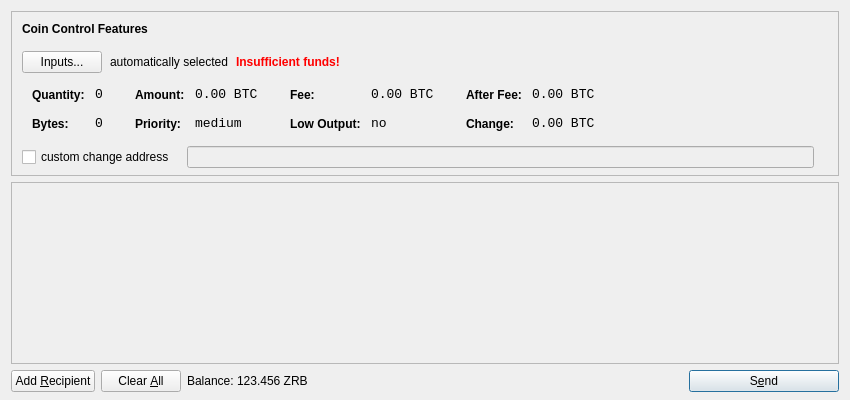
<?xml version="1.0" encoding="UTF-8"?>
<ui version="4.0">
 <class>SendCoinsDialog</class>
 <widget class="QDialog" name="SendCoinsDialog">
  <property name="geometry">
   <rect>
    <x>0</x>
    <y>0</y>
    <width>850</width>
    <height>400</height>
   </rect>
  </property>
  <property name="windowTitle">
   <string>Send Coins</string>
  </property>
  <layout class="QVBoxLayout" name="verticalLayout" stretch="0,1,0">
   <property name="bottomMargin">
    <number>8</number>
   </property>
   <item>
    <widget class="QFrame" name="frameCoinControl">
     <property name="sizePolicy">
      <sizepolicy hsizetype="Expanding" vsizetype="Expanding">
       <horstretch>0</horstretch>
       <verstretch>0</verstretch>
      </sizepolicy>
     </property>
     <property name="maximumSize">
      <size>
       <width>16777215</width>
       <height>16777215</height>
      </size>
     </property>
     <property name="frameShape">
      <enum>QFrame::StyledPanel</enum>
     </property>
     <property name="frameShadow">
      <enum>QFrame::Sunken</enum>
     </property>
     <layout class="QVBoxLayout" name="verticalLayoutCoinControl2">
      <property name="spacing">
       <number>-1</number>
      </property>
      <property name="leftMargin">
       <number>0</number>
      </property>
      <property name="topMargin">
       <number>0</number>
      </property>
      <property name="rightMargin">
       <number>0</number>
      </property>
      <property name="bottomMargin">
       <number>6</number>
      </property>
      <item>
       <layout class="QVBoxLayout" name="verticalLayoutCoinControl" stretch="0,0,0,0,1">
        <property name="spacing">
         <number>0</number>
        </property>
        <property name="leftMargin">
         <number>10</number>
        </property>
        <property name="topMargin">
         <number>10</number>
        </property>
        <item>
         <layout class="QHBoxLayout" name="horizontalLayoutCoinControl1">
          <property name="bottomMargin">
           <number>15</number>
          </property>
          <item>
           <widget class="QLabel" name="labelCoinControlFeatures">
            <property name="sizePolicy">
             <sizepolicy hsizetype="Preferred" vsizetype="Maximum">
              <horstretch>0</horstretch>
              <verstretch>0</verstretch>
             </sizepolicy>
            </property>
            <property name="font">
             <font>
              <weight>75</weight>
              <bold>true</bold>
             </font>
            </property>
            <property name="styleSheet">
             <string notr="true">font-weight:bold;</string>
            </property>
            <property name="text">
             <string>Coin Control Features</string>
            </property>
           </widget>
          </item>
         </layout>
        </item>
        <item>
         <layout class="QHBoxLayout" name="horizontalLayoutCoinControl2" stretch="0,0,0,0">
          <property name="spacing">
           <number>8</number>
          </property>
          <property name="bottomMargin">
           <number>10</number>
          </property>
          <item>
           <widget class="QPushButton" name="pushButtonCoinControl">
            <property name="styleSheet">
             <string notr="true"/>
            </property>
            <property name="text">
             <string>Inputs...</string>
            </property>
           </widget>
          </item>
          <item>
           <widget class="QLabel" name="labelCoinControlAutomaticallySelected">
            <property name="text">
             <string>automatically selected</string>
            </property>
            <property name="margin">
             <number>5</number>
            </property>
           </widget>
          </item>
          <item>
           <widget class="QLabel" name="labelCoinControlInsuffFunds">
            <property name="font">
             <font>
              <weight>75</weight>
              <bold>true</bold>
             </font>
            </property>
            <property name="styleSheet">
             <string notr="true">color:red;font-weight:bold;</string>
            </property>
            <property name="text">
             <string>Insufficient funds!</string>
            </property>
            <property name="margin">
             <number>5</number>
            </property>
           </widget>
          </item>
          <item>
           <spacer name="horizontalSpacerCoinControl">
            <property name="orientation">
             <enum>Qt::Horizontal</enum>
            </property>
            <property name="sizeHint" stdset="0">
             <size>
              <width>40</width>
              <height>1</height>
             </size>
            </property>
           </spacer>
          </item>
         </layout>
        </item>
        <item>
         <widget class="QWidget" name="widgetCoinControl" native="true">
          <property name="sizePolicy">
           <sizepolicy hsizetype="Preferred" vsizetype="Preferred">
            <horstretch>0</horstretch>
            <verstretch>0</verstretch>
           </sizepolicy>
          </property>
          <property name="minimumSize">
           <size>
            <width>0</width>
            <height>0</height>
           </size>
          </property>
          <property name="styleSheet">
           <string notr="true"/>
          </property>
          <layout class="QHBoxLayout" name="horizontalLayoutCoinControl5">
           <property name="margin">
            <number>0</number>
           </property>
           <item>
            <layout class="QHBoxLayout" name="horizontalLayoutCoinControl3" stretch="0,0,0,1">
             <property name="spacing">
              <number>20</number>
             </property>
             <property name="topMargin">
              <number>0</number>
             </property>
             <property name="bottomMargin">
              <number>10</number>
             </property>
             <item>
              <layout class="QFormLayout" name="formLayoutCoinControl1">
               <property name="horizontalSpacing">
                <number>10</number>
               </property>
               <property name="verticalSpacing">
                <number>14</number>
               </property>
               <property name="leftMargin">
                <number>10</number>
               </property>
               <property name="topMargin">
                <number>4</number>
               </property>
               <property name="rightMargin">
                <number>6</number>
               </property>
               <item row="0" column="0">
                <widget class="QLabel" name="labelCoinControlQuantityText">
                 <property name="styleSheet">
                  <string notr="true">font-weight:bold;</string>
                 </property>
                 <property name="text">
                  <string>Quantity:</string>
                 </property>
                 <property name="margin">
                  <number>0</number>
                 </property>
                </widget>
               </item>
               <item row="0" column="1">
                <widget class="QLabel" name="labelCoinControlQuantity">
                 <property name="font">
                  <font>
                   <family>Monospace</family>
                   <pointsize>10</pointsize>
                  </font>
                 </property>
                 <property name="cursor">
                  <cursorShape>IBeamCursor</cursorShape>
                 </property>
                 <property name="contextMenuPolicy">
                  <enum>Qt::ActionsContextMenu</enum>
                 </property>
                 <property name="text">
                  <string notr="true">0</string>
                 </property>
                 <property name="margin">
                  <number>0</number>
                 </property>
                 <property name="textInteractionFlags">
                  <set>Qt::LinksAccessibleByMouse|Qt::TextSelectableByKeyboard|Qt::TextSelectableByMouse</set>
                 </property>
                </widget>
               </item>
               <item row="1" column="0">
                <widget class="QLabel" name="labelCoinControlBytesText">
                 <property name="styleSheet">
                  <string notr="true">font-weight:bold;</string>
                 </property>
                 <property name="text">
                  <string>Bytes:</string>
                 </property>
                </widget>
               </item>
               <item row="1" column="1">
                <widget class="QLabel" name="labelCoinControlBytes">
                 <property name="font">
                  <font>
                   <family>Monospace</family>
                   <pointsize>10</pointsize>
                  </font>
                 </property>
                 <property name="cursor">
                  <cursorShape>IBeamCursor</cursorShape>
                 </property>
                 <property name="contextMenuPolicy">
                  <enum>Qt::ActionsContextMenu</enum>
                 </property>
                 <property name="text">
                  <string notr="true">0</string>
                 </property>
                 <property name="textInteractionFlags">
                  <set>Qt::LinksAccessibleByMouse|Qt::TextSelectableByKeyboard|Qt::TextSelectableByMouse</set>
                 </property>
                </widget>
               </item>
              </layout>
             </item>
             <item>
              <layout class="QFormLayout" name="formLayoutCoinControl2">
               <property name="horizontalSpacing">
                <number>10</number>
               </property>
               <property name="verticalSpacing">
                <number>14</number>
               </property>
               <property name="leftMargin">
                <number>6</number>
               </property>
               <property name="topMargin">
                <number>4</number>
               </property>
               <property name="rightMargin">
                <number>6</number>
               </property>
               <item row="0" column="0">
                <widget class="QLabel" name="labelCoinControlAmountText">
                 <property name="styleSheet">
                  <string notr="true">font-weight:bold;</string>
                 </property>
                 <property name="text">
                  <string>Amount:</string>
                 </property>
                 <property name="margin">
                  <number>0</number>
                 </property>
                </widget>
               </item>
               <item row="0" column="1">
                <widget class="QLabel" name="labelCoinControlAmount">
                 <property name="font">
                  <font>
                   <family>Monospace</family>
                   <pointsize>10</pointsize>
                  </font>
                 </property>
                 <property name="cursor">
                  <cursorShape>IBeamCursor</cursorShape>
                 </property>
                 <property name="contextMenuPolicy">
                  <enum>Qt::ActionsContextMenu</enum>
                 </property>
                 <property name="text">
                  <string notr="true">0.00 BTC</string>
                 </property>
                 <property name="textInteractionFlags">
                  <set>Qt::LinksAccessibleByMouse|Qt::TextSelectableByKeyboard|Qt::TextSelectableByMouse</set>
                 </property>
                </widget>
               </item>
               <item row="1" column="0">
                <widget class="QLabel" name="labelCoinControlPriorityText">
                 <property name="styleSheet">
                  <string notr="true">font-weight:bold;</string>
                 </property>
                 <property name="text">
                  <string>Priority:</string>
                 </property>
                </widget>
               </item>
               <item row="1" column="1">
                <widget class="QLabel" name="labelCoinControlPriority">
                 <property name="font">
                  <font>
                   <family>Monospace</family>
                   <pointsize>10</pointsize>
                  </font>
                 </property>
                 <property name="cursor">
                  <cursorShape>IBeamCursor</cursorShape>
                 </property>
                 <property name="contextMenuPolicy">
                  <enum>Qt::ActionsContextMenu</enum>
                 </property>
                 <property name="text">
                  <string>medium</string>
                 </property>
                 <property name="textInteractionFlags">
                  <set>Qt::LinksAccessibleByMouse|Qt::TextSelectableByKeyboard|Qt::TextSelectableByMouse</set>
                 </property>
                </widget>
               </item>
              </layout>
             </item>
             <item>
              <layout class="QFormLayout" name="formLayoutCoinControl3">
               <property name="horizontalSpacing">
                <number>10</number>
               </property>
               <property name="verticalSpacing">
                <number>14</number>
               </property>
               <property name="leftMargin">
                <number>6</number>
               </property>
               <property name="topMargin">
                <number>4</number>
               </property>
               <property name="rightMargin">
                <number>6</number>
               </property>
               <item row="0" column="0">
                <widget class="QLabel" name="labelCoinControlFeeText">
                 <property name="styleSheet">
                  <string notr="true">font-weight:bold;</string>
                 </property>
                 <property name="text">
                  <string>Fee:</string>
                 </property>
                 <property name="margin">
                  <number>0</number>
                 </property>
                </widget>
               </item>
               <item row="0" column="1">
                <widget class="QLabel" name="labelCoinControlFee">
                 <property name="font">
                  <font>
                   <family>Monospace</family>
                   <pointsize>10</pointsize>
                  </font>
                 </property>
                 <property name="cursor">
                  <cursorShape>IBeamCursor</cursorShape>
                 </property>
                 <property name="contextMenuPolicy">
                  <enum>Qt::ActionsContextMenu</enum>
                 </property>
                 <property name="text">
                  <string notr="true">0.00 BTC</string>
                 </property>
                 <property name="textInteractionFlags">
                  <set>Qt::LinksAccessibleByMouse|Qt::TextSelectableByKeyboard|Qt::TextSelectableByMouse</set>
                 </property>
                </widget>
               </item>
               <item row="1" column="0">
                <widget class="QLabel" name="labelCoinControlLowOutputText">
                 <property name="styleSheet">
                  <string notr="true">font-weight:bold;</string>
                 </property>
                 <property name="text">
                  <string>Low Output:</string>
                 </property>
                </widget>
               </item>
               <item row="1" column="1">
                <widget class="QLabel" name="labelCoinControlLowOutput">
                 <property name="font">
                  <font>
                   <family>Monospace</family>
                   <pointsize>10</pointsize>
                  </font>
                 </property>
                 <property name="cursor">
                  <cursorShape>IBeamCursor</cursorShape>
                 </property>
                 <property name="contextMenuPolicy">
                  <enum>Qt::ActionsContextMenu</enum>
                 </property>
                 <property name="text">
                  <string>no</string>
                 </property>
                 <property name="textInteractionFlags">
                  <set>Qt::LinksAccessibleByMouse|Qt::TextSelectableByKeyboard|Qt::TextSelectableByMouse</set>
                 </property>
                </widget>
               </item>
              </layout>
             </item>
             <item>
              <layout class="QFormLayout" name="formLayoutCoinControl4">
               <property name="horizontalSpacing">
                <number>10</number>
               </property>
               <property name="verticalSpacing">
                <number>14</number>
               </property>
               <property name="leftMargin">
                <number>6</number>
               </property>
               <property name="topMargin">
                <number>4</number>
               </property>
               <property name="rightMargin">
                <number>6</number>
               </property>
               <item row="0" column="0">
                <widget class="QLabel" name="labelCoinControlAfterFeeText">
                 <property name="styleSheet">
                  <string notr="true">font-weight:bold;</string>
                 </property>
                 <property name="text">
                  <string>After Fee:</string>
                 </property>
                 <property name="margin">
                  <number>0</number>
                 </property>
                </widget>
               </item>
               <item row="0" column="1">
                <widget class="QLabel" name="labelCoinControlAfterFee">
                 <property name="font">
                  <font>
                   <family>Monospace</family>
                   <pointsize>10</pointsize>
                  </font>
                 </property>
                 <property name="cursor">
                  <cursorShape>IBeamCursor</cursorShape>
                 </property>
                 <property name="contextMenuPolicy">
                  <enum>Qt::ActionsContextMenu</enum>
                 </property>
                 <property name="text">
                  <string notr="true">0.00 BTC</string>
                 </property>
                 <property name="textInteractionFlags">
                  <set>Qt::LinksAccessibleByMouse|Qt::TextSelectableByKeyboard|Qt::TextSelectableByMouse</set>
                 </property>
                </widget>
               </item>
               <item row="1" column="0">
                <widget class="QLabel" name="labelCoinControlChangeText">
                 <property name="styleSheet">
                  <string notr="true">font-weight:bold;</string>
                 </property>
                 <property name="text">
                  <string>Change:</string>
                 </property>
                </widget>
               </item>
               <item row="1" column="1">
                <widget class="QLabel" name="labelCoinControlChange">
                 <property name="font">
                  <font>
                   <family>Monospace</family>
                   <pointsize>10</pointsize>
                  </font>
                 </property>
                 <property name="cursor">
                  <cursorShape>IBeamCursor</cursorShape>
                 </property>
                 <property name="contextMenuPolicy">
                  <enum>Qt::ActionsContextMenu</enum>
                 </property>
                 <property name="text">
                  <string notr="true">0.00 BTC</string>
                 </property>
                 <property name="textInteractionFlags">
                  <set>Qt::LinksAccessibleByMouse|Qt::TextSelectableByKeyboard|Qt::TextSelectableByMouse</set>
                 </property>
                </widget>
               </item>
              </layout>
             </item>
            </layout>
           </item>
          </layout>
         </widget>
        </item>
        <item>
         <layout class="QHBoxLayout" name="horizontalLayoutCoinControl4" stretch="0,0,0">
          <property name="spacing">
           <number>12</number>
          </property>
          <property name="sizeConstraint">
           <enum>QLayout::SetDefaultConstraint</enum>
          </property>
          <property name="topMargin">
           <number>5</number>
          </property>
          <property name="rightMargin">
           <number>5</number>
          </property>
          <item>
           <widget class="QCheckBox" name="checkBoxCoinControlChange">
            <property name="text">
             <string>custom change address</string>
            </property>
           </widget>
          </item>
          <item>
           <widget class="QLineEdit" name="lineEditCoinControlChange">
            <property name="enabled">
             <bool>false</bool>
            </property>
            <property name="sizePolicy">
             <sizepolicy hsizetype="Expanding" vsizetype="Fixed">
              <horstretch>0</horstretch>
              <verstretch>0</verstretch>
             </sizepolicy>
            </property>
           </widget>
          </item>
          <item>
           <widget class="QLabel" name="labelCoinControlChangeLabel">
            <property name="sizePolicy">
             <sizepolicy hsizetype="Preferred" vsizetype="Expanding">
              <horstretch>0</horstretch>
              <verstretch>0</verstretch>
             </sizepolicy>
            </property>
            <property name="minimumSize">
             <size>
              <width>0</width>
              <height>0</height>
             </size>
            </property>
            <property name="text">
             <string/>
            </property>
            <property name="margin">
             <number>3</number>
            </property>
           </widget>
          </item>
         </layout>
        </item>
        <item>
         <spacer name="verticalSpacerCoinControl">
          <property name="orientation">
           <enum>Qt::Vertical</enum>
          </property>
          <property name="sizeHint" stdset="0">
           <size>
            <width>800</width>
            <height>1</height>
           </size>
          </property>
         </spacer>
        </item>
       </layout>
      </item>
     </layout>
    </widget>
   </item>
   <item>
    <widget class="QScrollArea" name="scrollArea">
     <property name="widgetResizable">
      <bool>true</bool>
     </property>
     <widget class="QWidget" name="scrollAreaWidgetContents">
      <property name="geometry">
       <rect>
        <x>0</x>
        <y>0</y>
        <width>830</width>
        <height>165</height>
       </rect>
      </property>
      <layout class="QVBoxLayout" name="verticalLayout_2">
       <property name="margin">
        <number>0</number>
       </property>
       <item>
        <layout class="QVBoxLayout" name="entries">
         <property name="spacing">
          <number>6</number>
         </property>
        </layout>
       </item>
       <item>
        <spacer name="verticalSpacer">
         <property name="orientation">
          <enum>Qt::Vertical</enum>
         </property>
         <property name="sizeHint" stdset="0">
          <size>
           <width>20</width>
           <height>40</height>
          </size>
         </property>
        </spacer>
       </item>
      </layout>
     </widget>
    </widget>
   </item>
   <item>
    <layout class="QHBoxLayout" name="horizontalLayout">
     <item>
      <widget class="QPushButton" name="addButton">
       <property name="toolTip">
        <string>Send to multiple recipients at once</string>
       </property>
       <property name="text">
        <string>Add &amp;Recipient</string>
       </property>
       <property name="icon">
        <iconset resource="../bitcoin.qrc">
         <normaloff>:/icons/add</normaloff>:/icons/add</iconset>
       </property>
       <property name="autoDefault">
        <bool>false</bool>
       </property>
      </widget>
     </item>
     <item>
      <widget class="QPushButton" name="clearButton">
       <property name="sizePolicy">
        <sizepolicy hsizetype="Minimum" vsizetype="Fixed">
         <horstretch>0</horstretch>
         <verstretch>0</verstretch>
        </sizepolicy>
       </property>
       <property name="toolTip">
        <string>Remove all transaction fields</string>
       </property>
       <property name="text">
        <string>Clear &amp;All</string>
       </property>
       <property name="icon">
        <iconset resource="../bitcoin.qrc">
         <normaloff>:/icons/remove</normaloff>:/icons/remove</iconset>
       </property>
       <property name="autoRepeatDelay">
        <number>300</number>
       </property>
       <property name="autoDefault">
        <bool>false</bool>
       </property>
      </widget>
     </item>
     <item>
      <layout class="QHBoxLayout" name="horizontalLayout_2">
       <property name="spacing">
        <number>3</number>
       </property>
       <item>
        <widget class="QLabel" name="label">
         <property name="text">
          <string>Balance:</string>
         </property>
        </widget>
       </item>
       <item>
        <widget class="QLabel" name="labelBalance">
         <property name="cursor">
          <cursorShape>IBeamCursor</cursorShape>
         </property>
         <property name="text">
          <string>123.456 ZRB</string>
         </property>
         <property name="textInteractionFlags">
          <set>Qt::LinksAccessibleByMouse|Qt::TextSelectableByKeyboard|Qt::TextSelectableByMouse</set>
         </property>
        </widget>
       </item>
      </layout>
     </item>
     <item>
      <spacer name="horizontalSpacer">
       <property name="orientation">
        <enum>Qt::Horizontal</enum>
       </property>
       <property name="sizeHint" stdset="0">
        <size>
         <width>40</width>
         <height>20</height>
        </size>
       </property>
      </spacer>
     </item>
     <item>
      <widget class="QPushButton" name="sendButton">
       <property name="minimumSize">
        <size>
         <width>150</width>
         <height>0</height>
        </size>
       </property>
       <property name="toolTip">
        <string>Confirm the send action</string>
       </property>
       <property name="text">
        <string>S&amp;end</string>
       </property>
       <property name="icon">
        <iconset resource="../bitcoin.qrc">
         <normaloff>:/icons/send</normaloff>:/icons/send</iconset>
       </property>
       <property name="default">
        <bool>true</bool>
       </property>
      </widget>
     </item>
    </layout>
   </item>
  </layout>
 </widget>
 <resources>
  <include location="../bitcoin.qrc"/>
 </resources>
 <connections/>
</ui>
